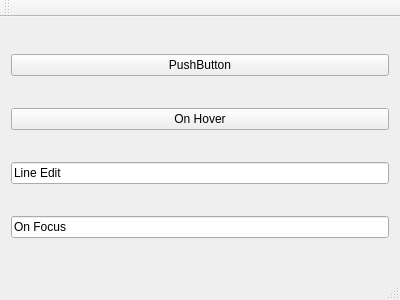
<?xml version="1.0" encoding="UTF-8"?>
<ui version="4.0">
 <class>MainWindow</class>
 <widget class="QMainWindow" name="MainWindow">
  <property name="geometry">
   <rect>
    <x>0</x>
    <y>0</y>
    <width>400</width>
    <height>300</height>
   </rect>
  </property>
  <property name="windowTitle">
   <string>Qt Dark-Theme example</string>
  </property>
  <widget class="QWidget" name="centralWidget">
   <layout class="QVBoxLayout" name="verticalLayout">
    <item>
     <widget class="QPushButton" name="pushButton">
      <property name="text">
       <string>PushButton</string>
      </property>
     </widget>
    </item>
    <item>
     <widget class="QPushButton" name="pushButton_2">
      <property name="text">
       <string>On Hover</string>
      </property>
     </widget>
    </item>
    <item>
     <widget class="QLineEdit" name="lineEdit">
      <property name="text">
       <string>Line Edit</string>
      </property>
     </widget>
    </item>
    <item>
     <widget class="QLineEdit" name="lineEdit_2">
      <property name="text">
       <string>On Focus</string>
      </property>
     </widget>
    </item>
   </layout>
  </widget>
  <widget class="QMenuBar" name="menuBar">
   <property name="geometry">
    <rect>
     <x>0</x>
     <y>0</y>
     <width>400</width>
     <height>21</height>
    </rect>
   </property>
  </widget>
  <widget class="QToolBar" name="mainToolBar">
   <attribute name="toolBarArea">
    <enum>TopToolBarArea</enum>
   </attribute>
   <attribute name="toolBarBreak">
    <bool>false</bool>
   </attribute>
  </widget>
  <widget class="QStatusBar" name="statusBar"/>
 </widget>
 <layoutdefault spacing="6" margin="11"/>
 <resources/>
 <connections/>
</ui>
